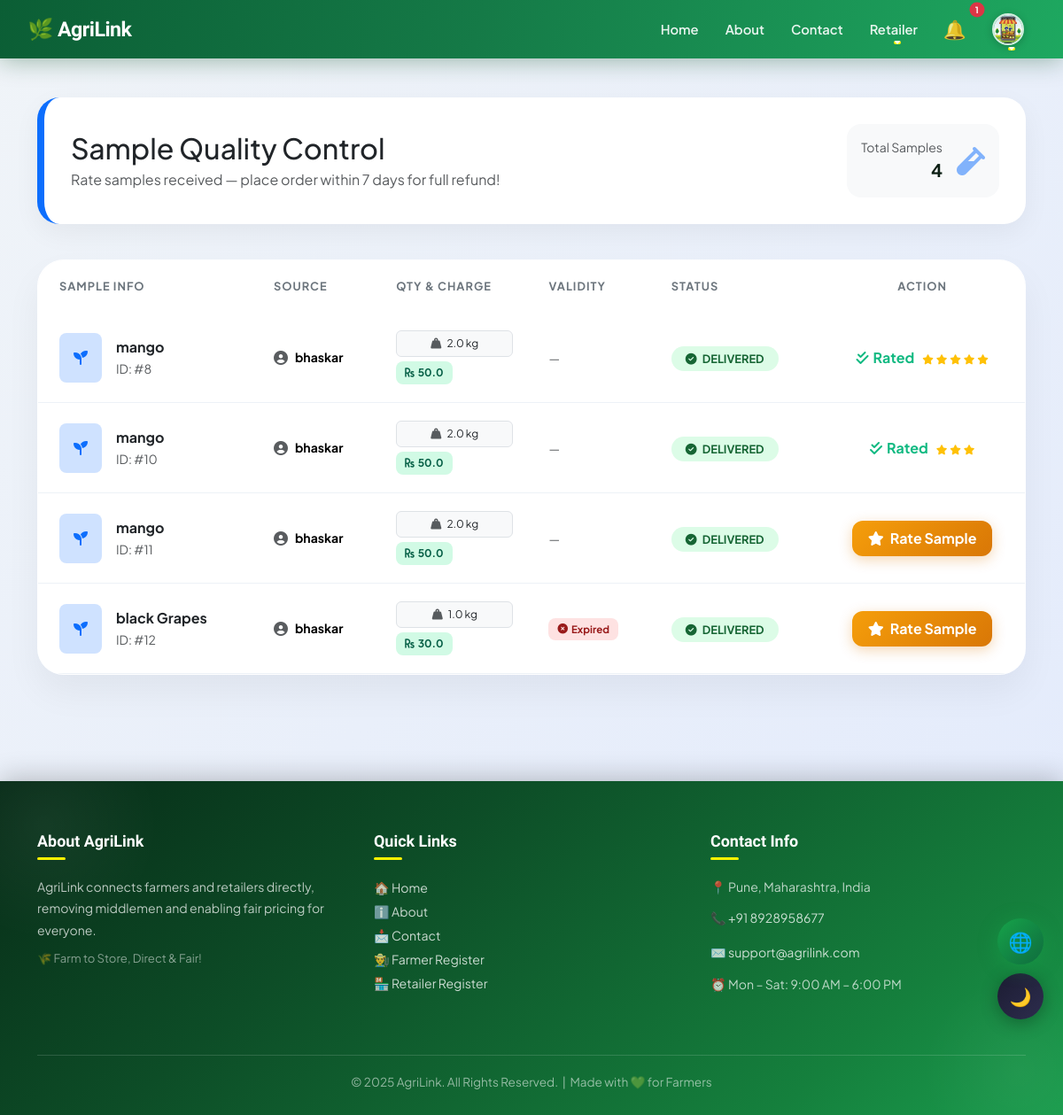
Screenshot of /retailer/samples/ (signed in) with the database file from the repository.
### projectapp/models.py (models this page shows, shortened)
class SampleRequest(models.Model):
    STATUS_CHOICES = [
        ('pending', 'Pending'),
        ('approved', 'Approved'),
        ('rejected', 'Rejected'),
        ('picked', 'Picked'),
        ('delivered', 'Delivered'),
        ('expired', 'Expired'),
    ]
    QUANTITY_CHOICES = [
        (1, '1 kg'),
        (2, '2 kg'),
        (5, '5 kg'),
    ]
    product = models.ForeignKey('Product', on_delete=models.CASCADE)
    farmer = models.ForeignKey('Farmer', on_delete=models.CASCADE)
    retailer = models.ForeignKey('Retailer', on_delete=models.CASCADE)
    driver = models.ForeignKey('Driver', on_delete=models.SET_NULL, null=True, blank=True)
    quantity = models.FloatField(default=2, choices=[(1.0,'1 kg'),(2.0,'2 kg'),(5.0,'5 kg')])
    status = models.CharField(max_length=20, choices=STATUS_CHOICES, default='pending')
    sample_charge = models.FloatField(default=50.0)
    charge_paid = models.BooleanField(default=False)
    charge_refunded = models.BooleanField(default=False)
    expiry_date = models.DateTimeField(null=True, blank=True)
    rating = models.IntegerField(null=True, blank=True)
    review = models.TextField(null=True, blank=True)
    created_at = models.DateTimeField(auto_now_add=True)
    delivered_at = models.DateTimeField(null=True, blank=True)
    def is_expired(self):
        from django.utils import timezone
        if self.expiry_date and timezone.now() > self.expiry_date:
            return True
        return False

class Product(models.Model):
    product = models.CharField(max_length=100)
    description = models.TextField()
    created_at = models.DateTimeField(default=timezone.now)
    price = models.FloatField()
    latitude = models.FloatField(null=True, blank=True)
    longitude = models.FloatField(null=True, blank=True)
    quantity = models.IntegerField()
    location = models.CharField(max_length=50)
    image = models.ImageField(upload_to='product_images/', blank=True, null=True)
    farmer = models.ForeignKey('Farmer', on_delete=models.CASCADE, related_name='products')

class Farmer(models.Model):
    name = models.CharField(max_length=100)
    email = models.EmailField()
    password = models.CharField(max_length=100)
    contact = models.CharField(max_length=20)
    address = models.TextField()
    gender = models.CharField(max_length=10)
    first_login = models.BooleanField(default=True)
    profile_image = models.ImageField(upload_to='profiles/', default='profiles/default.jpg')
    bank_account_number = models.CharField(max_length=20, blank=True, null=True)
    ifsc_code = models.CharField(max_length=15, blank=True, null=True)

### projectapp/views.py (the view)
# urls.py: path('retailer/samples/', views.retailer_samples, name='retailer_samples'),
def retailer_samples(request):
    if request.session.get('user_type') != 'retailer':
        return redirect('retailer_login')
    retailer_id = request.session.get('id')
    retailer = Retailer.objects.get(id=retailer_id)
    samples = SampleRequest.objects.filter(
        retailer=retailer,
        status='delivered'
    )
    return render(request, "retailer_samples.html", {"samples": samples})

### projectapp/context_processors.py (called while the page is built)
def navbar_notifications(request):
    user_type = request.session.get('user_type')
    name = request.session.get('name')
    notes = []
    if user_type == "farmer" and name:
        notes = Notification.objects.filter(receiver_farmer__name=name, is_read=False).order_by('-timestamp')
    elif user_type == "retailer" and name:
        notes = Notification.objects.filter(receiver_retailer__name=name, is_read=False).order_by('-timestamp')
    elif user_type == "driver" and name:
        notes = Notification.objects.filter(receiver_driver__name=name, is_read=False).order_by('-timestamp')
    return {'navbar_notes': notes, 'user_type': user_type}

### projectapp/templates/retailer_samples.html (shortened to what this page needs)
{% extends 'master.html' %}
{% block body %}
<link rel="stylesheet" href="https://cdnjs.cloudflare.com/ajax/libs/animate.css/4.1.1/animate.min.css"/>
<div class="container dashboard-wrapper">
    <div class="page-header animate__animated animate__fadeInDown">
        <div class="row align-items-center">
            <div class="col-md-6">
                <h2 class="fw-800 mb-1 text-dark">Sample Quality Control</h2>
                <p class="text-muted mb-0">Rate samples received — place order within 7 days for full refund!</p>
            </div>
            <div class="col-md-6 text-md-end mt-3 mt-md-0">
                <div class="d-inline-flex align-items-center bg-light p-3 rounded-4">
                    <div class="me-3 text-end">
                        <small class="text-muted d-block">Total Samples</small>
                        <span class="fw-bold fs-5">{{ samples|length }}</span>
                    </div>
                    <i class="fas fa-vial fa-2x text-primary opacity-50"></i>
                </div>
            </div>
        </div>
    </div>
    <div class="glass-card animate__animated animate__fadeInUp">
        <div class="table-responsive">
            <table class="table custom-table mb-0">
                <thead>
                    <tr>
                        <th class="ps-4">Sample Info</th>
                        <th>Source</th>
                        <th>Qty & Charge</th>
                        <th>Validity</th>
                        <th>Status</th>
                        <th class="text-center">Action</th>
                    </tr>
                </thead>
                <tbody>
                    {% for s in samples %}
                    <tr>
                        <td class="ps-4">
                            <div class="d-flex align-items-center">
                                <div class="bg-primary-subtle p-3 rounded-3 me-3 text-primary">
                                    <i class="fas fa-seedling"></i>
                                </div>
                                <div>
                                    <span class="fw-bold d-block text-dark">{{ s.product.product }}</span>
                                    <small class="text-muted">ID: #{{ s.id }}</small>
                                </div>
                            </div>
                        </td>
                        <td>
                            <div class="d-flex align-items-center">
                                <i class="fas fa-user-circle text-muted me-2"></i>
                                <span class="small fw-bold">{{ s.farmer.name }}</span>
                            </div>
                        </td>
                        <td>
                            <span class="badge bg-light text-dark border fw-normal p-2 d-block mb-1">
                                <i class="fas fa-weight-hanging me-1 text-muted"></i>
                                {{ s.quantity }} kg
                            </span>
                            <span class="charge-tag">
                                <i class="fas fa-rupee-sign"></i>
                                {% if s.sample_charge %}{{ s.sample_charge }}{% else %}50{% endif %}
                            </span>
                        </td>
                        <td>
                            {% if s.expiry_date %}
                                {% if s.is_expired %}
                                    <span class="expiry-tag expiry-expired">
                                        <i class="fas fa-times-circle"></i> Expired
                                    </span>
                                {% endif %}
                            {% else %}
                                <span class="text-muted small">—</span>
                            {% endif %}
                        </td>
                        <td>
                            <span class="status-pill
                                {% if s.status == 'delivered' %}status-delivered
                                {% elif s.status == 'picked' %}status-transit
                                {% elif s.status == 'expired' %}status-expired
                                {% else %}status-pending{% endif %}">
                                <i class="fas
                                    {% if s.status == 'delivered' %}fa-check-circle
                                    {% elif s.status == 'picked' %}fa-truck
                                    {% elif s.status == 'expired' %}fa-times-circle
                                    {% else %}fa-hourglass-half{% endif %} me-1"></i>
                                {{ s.status|upper }}
                            </span>
                        </td>
                        <td class="text-center">
                            {% if s.status == "delivered" and not s.rating %}
                                <a href="{% url 'rate_sample' s.id %}"
                                   class="btn-rate-now animate__animated animate__pulse animate__infinite">
                                    <i class="fas fa-star me-1"></i> Rate Sample
                                </a>
                            {% elif s.rating %}
                                <div class="rated-check">
                                    <i class="fas fa-check-double"></i> Rated
                                    <span class="ms-1">
                                        {% for i in "12345" %}
                                            {% if forloop.counter <= s.rating %}
                                                <i class="fas fa-star text-warning" style="font-size:0.7rem;"></i>
                                            {% endif %}
                                        {% endfor %}
                                    </span>
                                </div>
                            {% elif s.status == 'expired' %}
                                <span class="text-danger small fw-bold">
                                    <i class="fas fa-times me-1"></i> Expired
                                </span>
                            {% else %}
                                <span class="text-muted small">
                                    <i class="fas fa-lock ms-1"></i> Pending Delivery
                                </span>
                            {% endif %}
                        </td>
                    </tr>
                    {% endfor %}
                </tbody>
            </table>
        </div>
    </div>
</div>
{% endblock %}

### projectapp/templates/master.html (style rules this page uses)
:root { --g50: #f0fdf4; --g100: #dcfce7; --g200: #bbf7d0; --g400: #4ade80; --g500: #22c55e; --g600: #16a34a; --g700: #15803d; --g800: #166534; --g900: #14532d; --bg: #ffffff; --bg2: #f0fdf4; --bg3: #ffffff; --txt: #0d1f14; --txt2: #3d6650; --txt3: #6b8070; --bdr: #d1fae5; --inp: #f8fffc; --sh1: 0 1px 4px rgba(10,40,20,.07); --sh2: 0 4px 18px rgba(10,40,20,.11); --sh3: 0 14px 44px rgba(10,40,20,.15); --stripe: #f0fdf4; }
*, *::before, *::after { box-sizing: border-box; }
html { scroll-behavior: smooth; }
body { font-family: 'Plus Jakarta Sans', sans-serif; background: var(--bg); color: var(--txt); transition: background .35s, color .35s; overflow-x: hidden; top: 0 !important; margin: 0; padding: 0; }

### projectapp/templates/retailer_samples.html (style rules this page uses)
:root { --retail-blue: #0d6efd; --glass-bg: rgba(255, 255, 255, 0.9); }
body { background: linear-gradient(135deg, #f0f4f8 0%, #e2eafc 100%); min-height: 100vh; }
.dashboard-wrapper { margin-top: 110px; padding-bottom: 60px; }
.page-header { background: white; border-radius: 25px; padding: 30px; box-shadow: 0 10px 30px rgba(0,0,0,0.05); margin-bottom: 40px; border-left: 8px solid var(--retail-blue); }
.glass-card { background: var(--glass-bg); backdrop-filter: blur(10px); border-radius: 30px; border: 1px solid rgba(255,255,255,0.3); box-shadow: 0 20px 40px rgba(0,0,0,0.05); overflow: hidden; }
.custom-table thead { background: #f8f9fa; }
.custom-table thead th { padding: 20px; font-size: 0.8rem; text-transform: uppercase; letter-spacing: 1px; color: #6c757d; border: none; }
.custom-table tbody td { padding: 20px; vertical-align: middle; border-bottom: 1px solid #edf2f7; transition: 0.3s; }
.status-pill { padding: 6px 16px; border-radius: 50px; font-size: 0.8rem; font-weight: 700; }
.status-delivered { background: #dcfce7; color: #166534; }
.btn-rate-now { background: linear-gradient(135deg, #f59e0b, #d97706); color: white; border: none; border-radius: 12px; padding: 8px 18px; font-weight: 700; box-shadow: 0 4px 15px rgba(217,119,6,0.3); transition: 0.3s; text-decoration: none; display: inline-block; }
.rated-check { color: #10b981; font-weight: 700; display: flex; align-items: center; justify-content: center; gap: 5px; }
.charge-tag { background: #d1fae5; color: #065f46; border-radius: 8px; padding: 4px 10px; font-size: 0.75rem; font-weight: 700; display: inline-flex; align-items: center; gap: 4px; }
.expiry-tag { border-radius: 8px; padding: 4px 10px; font-size: 0.72rem; font-weight: 700; display: inline-flex; align-items: center; gap: 4px; }
.expiry-expired { background: #fee2e2; color: #991b1b; }

### rows the page displays
SampleRequest: product.product "mango", id "8", farmer.name "bhaskar", quantity "2.0", sample_charge "50.0", status "DELIVERED", rating "Rated"
SampleRequest: product.product "mango", id "10", farmer.name "bhaskar", quantity "2.0", sample_charge "50.0", status "DELIVERED", rating "Rated"
SampleRequest: product.product "mango", id "11", farmer.name "bhaskar", quantity "2.0", sample_charge "50.0", status "DELIVERED", shows "Rate Sample"
SampleRequest: product.product "black Grapes", id "12", farmer.name "bhaskar", quantity "1.0", sample_charge "30.0", shows "Expired", status "DELIVERED", shows "Rate Sample"

### other values shown
{{ navbar_notes|length }} "1"
{{ samples|length }} "4"
